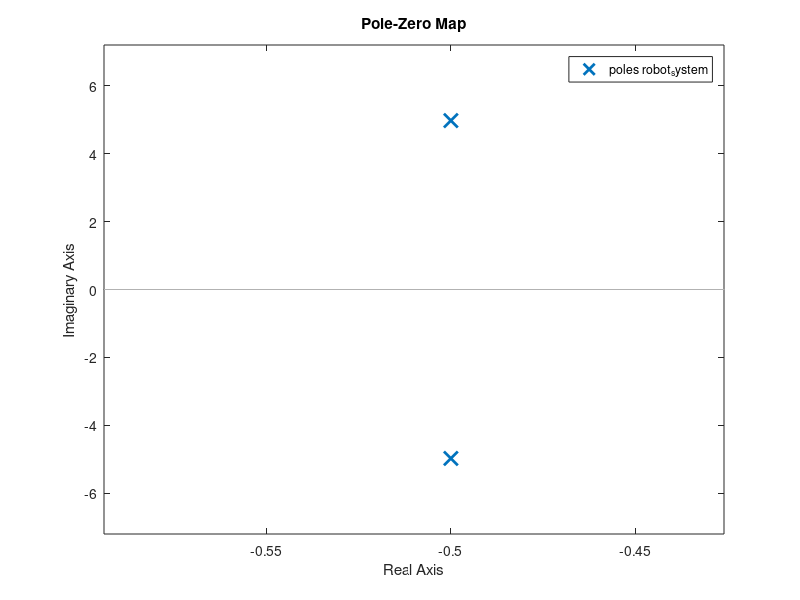
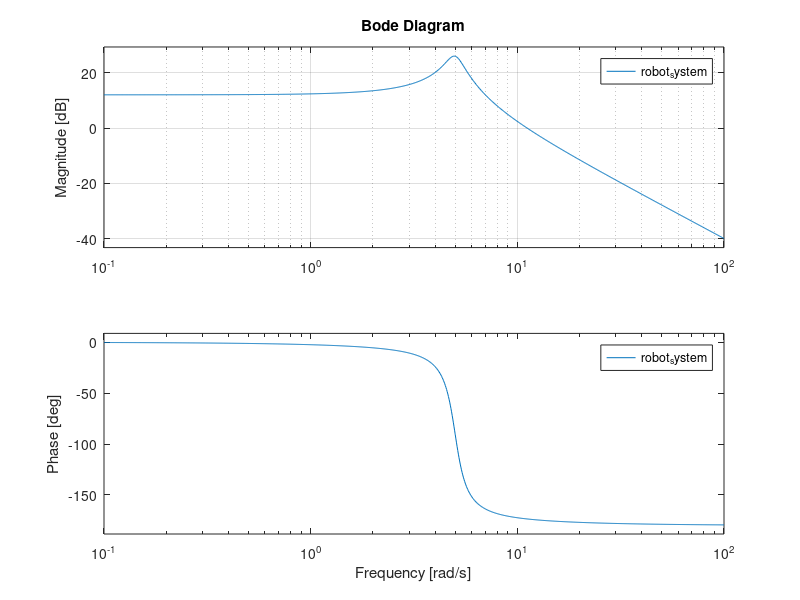

These charts were generated, in order, by the following MATLAB code: (Note: this script raises an error after producing the figures.)
% theory_check master.m
clear; close all; clc;
omg=5;
xi=0.1;
robot_system=tf(100,[1,2*xi*omg,omg^2]);

%% 極と零点の図示
figure(1)
pzmap(robot_system), grid, legend();

%% bode線図
figure(2)
bode(robot_system),grid,legend();
[gpeak,fpeak] = getPeakGain(robot_system);
%% step応答
figure(3)
step(robot_system),grid,legend();
xlabel("time [s]")
ylabel("y(t)")

%% sin波応答
for i =0.1:0.1:10
    figure(4)
    t=0:0.001:10;
    freq_h=i;
    freq_l=0.1;
    input=sin(2*pi*freq_h*t);%+sin(2*pi*freq_l*t);
    lsim(robot_system,input,t),title(i),grid,legend();
end